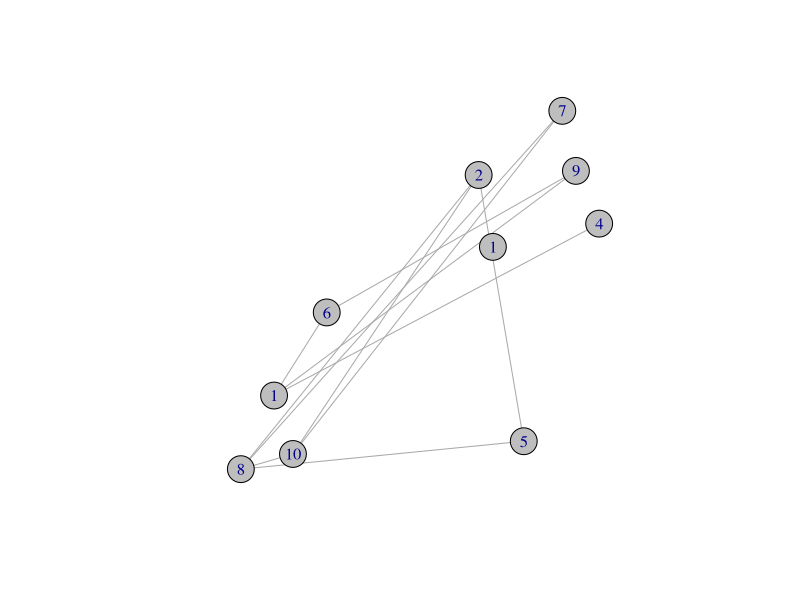

Write the R code that produced this figure.
library(igraph)

#Function for a sngle  Spatial network
#Spatial graph of x,y coordinate join in space
spatial <- function(n,r) {
  v <- NULL
  for (i in 1:n) {
    x <- runif(1)
    y <- runif(1)
    v <- rbind(v,c(i,x,y))
    coords<<-rbind(coords, c(x,y))
  }
  
  E <- NULL
  R2 <- r*r;
  for (i in seq(1,n-1)) {
    for (j in seq(i+1,n)) {
      if (((v[i,2]-v[j,2])^2 + (v[i,3]-v[j,3])^2) < R2) {
        E <- as.data.frame(rbind(E,c(i,j)))
      }
    }
  }
  return(E)
}

coords=NULL

E = spatial(10,0.3)

G=graph_from_data_frame(E, directed=FALSE)

V(G)$color<-"grey"
G$layout=coords

##--Test case---
plot(G)

## (2) Replicating the Spatial network N times
set.seed(1)
spatial_net=list()
SPATIAL<-function(n,r,N){
  for (i in 1:N){
    spatial_net[[i]]=spatial(n,r)
  }
  return(spatial_net)
}
# h1=SPATIAL(20,.4,5)
 #h2=graph_from_data_frame(h1[[5]], directed=FALSE)
#plot(h2)
